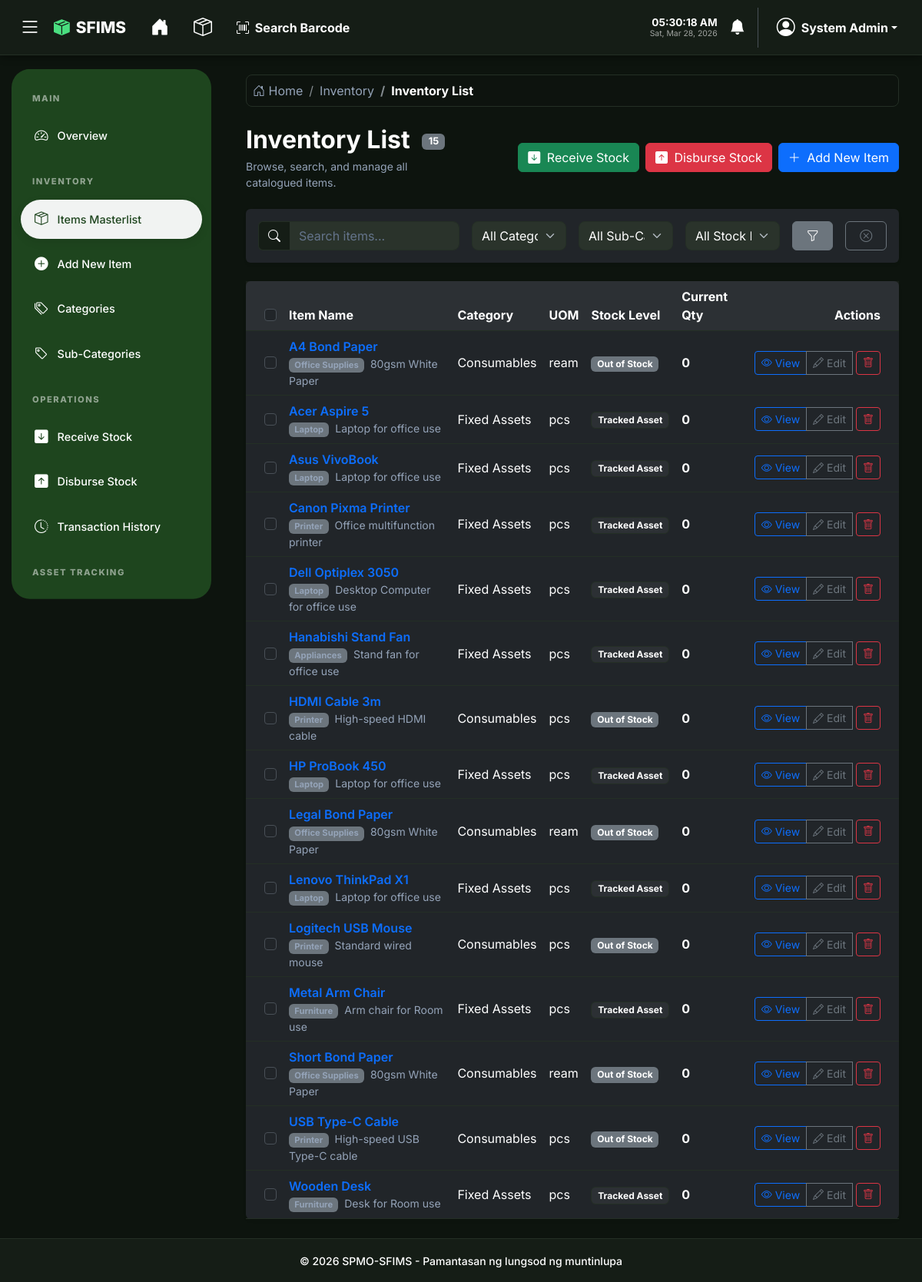
Screenshot of /inventory/items.php (signed in) with the database file from the repository.
### tables this page shows
CREATE TABLE IF NOT EXISTS items (
    id INT AUTO_INCREMENT PRIMARY KEY,
    name VARCHAR(255) NOT NULL,
    description TEXT,
    category_id INT,
    sub_category_id INT,
    uom VARCHAR(50) NOT NULL COMMENT 'Unit of Measure (pcs, box, etc.)',
    threshold_quantity INT DEFAULT 0,
    current_quantity INT DEFAULT 0,
    created_at TIMESTAMP DEFAULT CURRENT_TIMESTAMP,
    updated_at TIMESTAMP DEFAULT CURRENT_TIMESTAMP ON UPDATE CURRENT_TIMESTAMP,
    FOREIGN KEY (category_id) REFERENCES categories(id) ON DELETE SET NULL,
    FOREIGN KEY (sub_category_id) REFERENCES sub_categories(id) ON DELETE SET NULL
);

CREATE TABLE IF NOT EXISTS sub_categories (
    id INT AUTO_INCREMENT PRIMARY KEY,
    category_id INT NOT NULL,
    name VARCHAR(100) NOT NULL,
    created_at TIMESTAMP DEFAULT CURRENT_TIMESTAMP,
    FOREIGN KEY (category_id) REFERENCES categories(id) ON DELETE CASCADE
);

CREATE TABLE IF NOT EXISTS categories (
    id INT AUTO_INCREMENT PRIMARY KEY,
    name VARCHAR(100) NOT NULL UNIQUE,
    created_at TIMESTAMP DEFAULT CURRENT_TIMESTAMP
);

### config/app.php (called while the page is built, shortened)
<?php
function h($string)
{
    return htmlspecialchars($string, ENT_QUOTES, 'UTF-8');
}

### inventory/items.php (the view, shortened to what this page needs)
<?php
require_once '../config/app.php';
$db = Database::getInstance();
$search = trim($_GET['search'] ?? '');
$items_per_page = 50;
$p = max(1, (int)($_GET['page'] ?? 1));
$offset = (int)(($p - 1) * $items_per_page);
$where_clauses = ["1=1"];
$params = [];
$where_sql = implode(" AND ", $where_clauses);
$count_query = "SELECT COUNT(*) FROM items i WHERE $where_sql";
$count_stmt = $db->prepare($count_query);
$count_stmt->execute($params);
$total_items = (int)$count_stmt->fetchColumn();
$sql = "SELECT i.*, c.name as category_name, sc.name as sub_category_name
        FROM items i
        LEFT JOIN categories c ON i.category_id = c.id
        LEFT JOIN sub_categories sc ON i.sub_category_id = sc.id
        WHERE $where_sql
        ORDER BY i.name ASC
        LIMIT $items_per_page OFFSET $offset";
$stmt = $db->prepare($sql);
$stmt->execute($params);
$items = $stmt->fetchAll();
require_once '../partials/header.php';
?>
<div class="row mb-4 align-items-center">
    <div class="col-md-4">
        <h2 class="fw-bold mb-1">Inventory List
            <span class="badge bg-secondary fs-6 ms-2" style="font-size:0.8rem!important;vertical-align:middle;"><?php echo number_format($total_items); ?></span>
        </h2>
        <p class="text-muted small mb-0">Browse, search, and manage all catalogued items.</p>
    </div>
    <div class="col-md-8 d-flex justify-content-md-end align-items-center gap-2 flex-wrap mt-3 mt-md-0">
        <a href="../staff/receive.php" class="btn btn-success"><i class="bi bi-arrow-down-square-fill me-1"></i> <span class="d-none d-sm-inline">Receive Stock</span></a>
        <a href="../staff/disburse.php" class="btn btn-danger"><i class="bi bi-arrow-up-square-fill me-1"></i> <span class="d-none d-sm-inline">Disburse Stock</span></a>
        <a href="../staff/items_add.php" class="btn btn-primary"><i class="bi bi-plus-lg me-1"></i> <span class="d-none d-sm-inline">Add New Item</span></a>
    </div>
</div>
<div class="card shadow-sm border-0 mb-4">
    <div class="card-body">
        <form method="GET" class="row g-3" id="filterForm">
            <div class="col-md-4">
                <div class="input-group">
                    <button type="submit" class="btn bg-white border border-end-0"><i class="bi bi-search"></i></button>
                    <input type="text" name="search" class="form-control border-start-0" placeholder="Search items..."
                        value="<?php echo h($search); ?>" autocomplete="off">
                </div>
            </div>
            <div class="col-md-2">
                <select name="category" id="categoryFilter" class="form-select">
                    <option value="">All Categories</option>
                </select>
            </div>
            <div class="col-md-2">
                <select name="sub_category" id="subCategoryFilter" class="form-select">
                    <option value="">All Sub-Categories</option>
                </select>
            </div>
            <div class="col-md-2">
                <select name="stock_level" class="form-select">
                    <option value="">All Stock Levels</option>
                </select>
            </div>
            <div class="col-md-1 d-grid">
                <button type="submit" class="btn btn-secondary"><i class="bi bi-funnel"></i></button>
            </div>
            <div class="col-md-1 d-grid">
                <a href="items.php" class="btn btn-outline-secondary" title="Clear Filters"><i class="bi bi-x-circle"></i></a>
            </div>
        </form>
    </div>
</div>
<div class="card shadow-sm border-0">
    <div class="card-body p-0">
        <div class="table-responsive">
            <table class="table table-hover align-middle mb-0">
                <thead class="bg-light">
                    <tr>
                        <th class="ps-4" style="width: 40px;"><input class="form-check-input" type="checkbox" id="selectAll"></th>
                        <th>Item Name</th>
                        <th>Category</th>
                        <th>UOM</th>
                        <th>Stock Level</th>
                        <th>Current Qty</th>
                        <th class="text-end pe-4">Actions</th>
                    </tr>
                </thead>
                <tbody>
                    <?php if ($items): ?>
                        <?php foreach ($items as $item): ?>
                            <tr>
                                <td class="ps-4"><input class="form-check-input item-checkbox" type="checkbox" value="<?php echo $item['id']; ?>"></td>
                                <td>
                                    <div class="fw-semibold text-primary"><?php echo h($item['name']); ?></div>
                                    <div class="small text-muted">
                                        <?php if ($item['sub_category_name']): ?>
                                            <span class="badge bg-secondary me-1" style="font-size:0.7rem"><?php echo h($item['sub_category_name']); ?></span>
                                        <?php endif; ?>
                                        <?php echo h(substr($item['description'] ?? '', 0, 50)) . (strlen($item['description'] ?? '') > 50 ? '...' : ''); ?>
                                    </div>
                                </td>
                                <td><?php echo h($item['category_name']); ?></td>
                                <td><?php echo h($item['uom']); ?></td>
                                <td>
                                    <?php if ($item['category_name'] === 'Fixed Assets'): ?>
                                        <span class="badge bg-light text-dark border">Tracked Asset</span>
                                    <?php elseif ($item['current_quantity'] == 0): ?>
                                        <span class="badge bg-secondary">Out of Stock</span>
                                    <?php elseif ($item['current_quantity'] <= $item['threshold_quantity']): ?>
                                        <span class="badge bg-danger">Low Stock</span>
                                    <?php else: ?>
                                        <span class="badge bg-success">In Stock</span>
                                    <?php endif; ?>
                                </td>
                                <td class="fw-bold"><?php echo (int)$item['current_quantity']; ?></td>
                                <td class="text-end pe-4">
                                    <div class="btn-group">
                                        <a href="item_details.php?id=<?php echo $item['id']; ?>" class="btn btn-sm btn-outline-primary"><i class="bi bi-eye"></i> View</a>
                                        <a href="../staff/items_edit.php?id=<?php echo $item['id']; ?>" class="btn btn-sm btn-outline-secondary"><i class="bi bi-pencil"></i> Edit</a>
                                        <?php if ($_SESSION['role'] === 'Admin'): ?>
                                        <form method="POST" action="" class="d-inline ms-1" onsubmit="return confirm('Delete this item?');">
                                            <button type="submit" class="btn btn-sm btn-outline-danger"><i class="bi bi-trash"></i></button>
                                        </form>
                                        <?php endif; ?>
                                    </div>
                                </td>
                            </tr>
                        <?php endforeach; ?>
                    <?php endif; ?>
                </tbody>
            </table>
        </div>
    </div>
</div>
<?php require_once '../partials/footer.php'; ?>

### partials/header.php (style rules this page uses)
*, *::before, *::after { transition: background-color 0.3s ease, border-color 0.3s ease, color 0.3s ease, box-shadow 0.3s ease; }
:root { --sfims-bg: #f3f7f4; --sfims-card-bg: #ffffff; --sfims-text: #1e3a1a; --sfims-border: #dce3dc; --sfims-green: #1e451e; --sfims-accent: #2d5a27; --sfims-input-bg: #ffffff; --header-dark: #ffffff; --sidebar-width: 260px; --sidebar-collapsed-width: 84px; --nav-shadow: rgba(0, 0, 0, 0.05); --sidebar-text: rgba(255, 255, 255, 0.85); --dropdown-header-text: #6c757d; }
[data-theme="dark"] { --sfims-bg: #0d140e; --sfims-card-bg: #151d16; --sfims-text: #ffffff; --sfims-border: #242f25; --sfims-green: #1e451e; --sfims-input-bg: #2a332b; --header-dark: #151d16; --nav-shadow: rgba(0, 0, 0, 0.4); --sfims-accent: #ffffff; --sidebar-text: #ffffff; --dropdown-header-text: #cbd5e1; }
body { background-color: var(--sfims-bg) !important; color: var(--sfims-text) !important; font-family: 'Inter', sans-serif; min-height: 100vh; margin: 0; display: flex; flex-direction: column; overflow-x: hidden; }
[data-theme="dark"] .bg-white { background-color: var(--sfims-card-bg) !important; color: var(--sfims-text) !important; }
[data-theme="dark"] .bg-light { background-color: rgba(255, 255, 255, 0.05) !important; color: var(--sfims-text) !important; }
[data-theme="dark"] .text-dark, [data-theme="dark"] .text-black, [data-theme="dark"] h1, [data-theme="dark"] h2, [data-theme="dark"] h3, [data-theme="dark"] h4, [data-theme="dark"] h5, [data-theme="dark"] h6, [data-theme="dark"] .card-title, [data-theme="dark"] .modal-title, [data-theme="dark"] .nav-tabs .nav-link { color: #ffffff !important; }
[data-theme="dark"] .text-muted, [data-theme="dark"] .text-secondary { color: #94a3b8 !important; }
[data-theme="dark"] ::placeholder { color: #64748b !important; opacity: 1 !important; }
[data-theme="dark"] .table { --bs-table-bg: transparent; --bs-table-color: var(--sfims-text); --bs-table-border-color: var(--sfims-border); color: var(--sfims-text); }
.btn-group, td.text-end, td:last-child { white-space: nowrap; }
[data-theme="dark"] .border-bottom, [data-theme="dark"] .border-top, [data-theme="dark"] .border { border-color: var(--sfims-border) !important; }
[data-theme="dark"] p, [data-theme="dark"] span, [data-theme="dark"] label { color: inherit; }
.form-control, .form-select { background-color: var(--sfims-input-bg) !important; border: 1px solid var(--sfims-border) !important; color: var(--sfims-text) !important; border-radius: 8px; }

### rows the page displays
items: name "A4 Bond Paper", sub_category.name "Office Supplies", description "80gsm White Paper", category.name "Consumables", uom "ream", shows "Out of Stock", current_quantity "0"
items: name "Acer Aspire 5", sub_category.name "Laptop", description "Laptop for office use", category.name "Fixed Assets", uom "pcs", shows "Tracked Asset", current_quantity "0"
items: name "Asus VivoBook", sub_category.name "Laptop", description "Laptop for office use", category.name "Fixed Assets", uom "pcs", shows "Tracked Asset", current_quantity "0"
items: name "Canon Pixma Printer", sub_category.name "Printer", description "Office multifunction printer", category.name "Fixed Assets", uom "pcs", shows "Tracked Asset", current_quantity "0"
items: name "Dell Optiplex 3050", sub_category.name "Laptop", description "Desktop Computer for office use", category.name "Fixed Assets", uom "pcs", shows "Tracked Asset", current_quantity "0"
items: name "Hanabishi Stand Fan", sub_category.name "Appliances", description "Stand fan for office use", category.name "Fixed Assets", uom "pcs", shows "Tracked Asset", current_quantity "0"
items: name "HDMI Cable 3m", sub_category.name "Printer", description "High-speed HDMI cable", category.name "Consumables", uom "pcs", shows "Out of Stock", current_quantity "0"
items: name "HP ProBook 450", sub_category.name "Laptop", description "Laptop for office use", category.name "Fixed Assets", uom "pcs", shows "Tracked Asset", current_quantity "0"
items: name "Legal Bond Paper", sub_category.name "Office Supplies", description "80gsm White Paper", category.name "Consumables", uom "ream", shows "Out of Stock", current_quantity "0"
items: name "Lenovo ThinkPad X1", sub_category.name "Laptop", description "Laptop for office use", category.name "Fixed Assets", uom "pcs", shows "Tracked Asset", current_quantity "0"
items: name "Logitech USB Mouse", sub_category.name "Printer", description "Standard wired mouse", category.name "Consumables", uom "pcs", shows "Out of Stock", current_quantity "0"
items: name "Metal Arm Chair", sub_category.name "Furniture", description "Arm chair for Room use", category.name "Fixed Assets", uom "pcs", shows "Tracked Asset", current_quantity "0"
items: name "Short Bond Paper", sub_category.name "Office Supplies", description "80gsm White Paper", category.name "Consumables", uom "ream", shows "Out of Stock", current_quantity "0"
items: name "USB Type-C Cable", sub_category.name "Printer", description "High-speed USB Type-C cable", category.name "Consumables", uom "pcs", shows "Out of Stock", current_quantity "0"
items: name "Wooden Desk", sub_category.name "Furniture", description "Desk for Room use", category.name "Fixed Assets", uom "pcs", shows "Tracked Asset", current_quantity "0"

### other values shown
$_SESSION['full_name'] "System Admin"
$section "Inventory"
$page_title_display "Inventory List"
$total_items "15"
